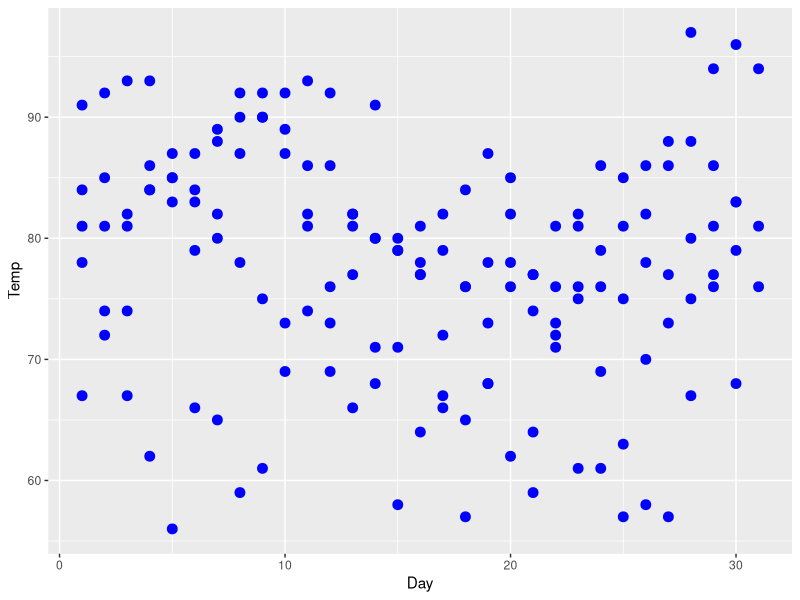
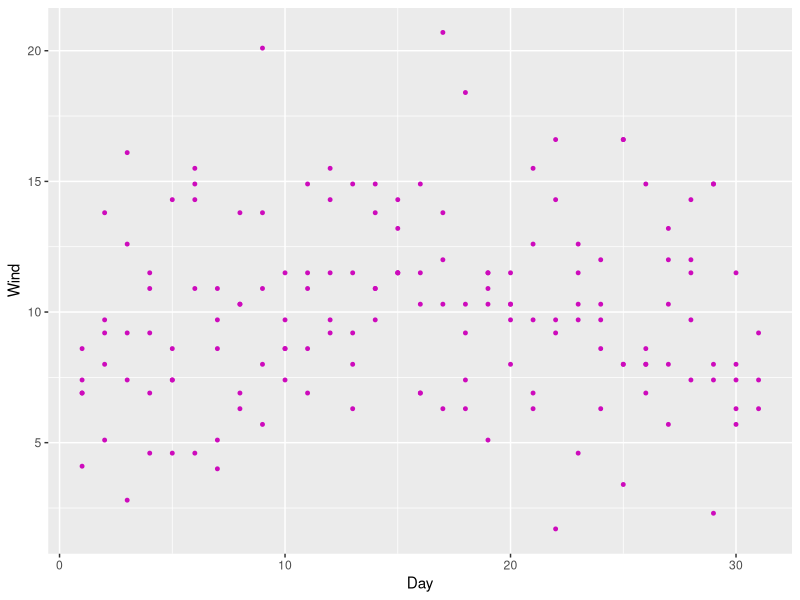
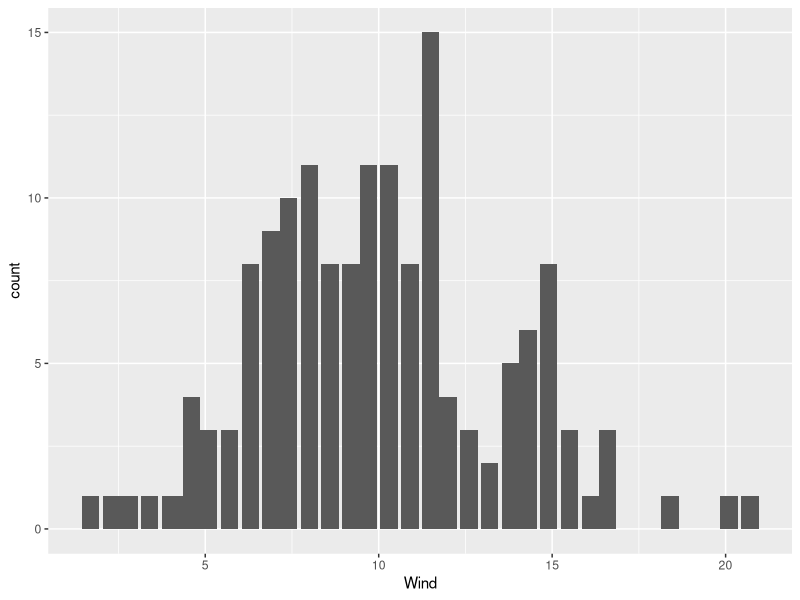
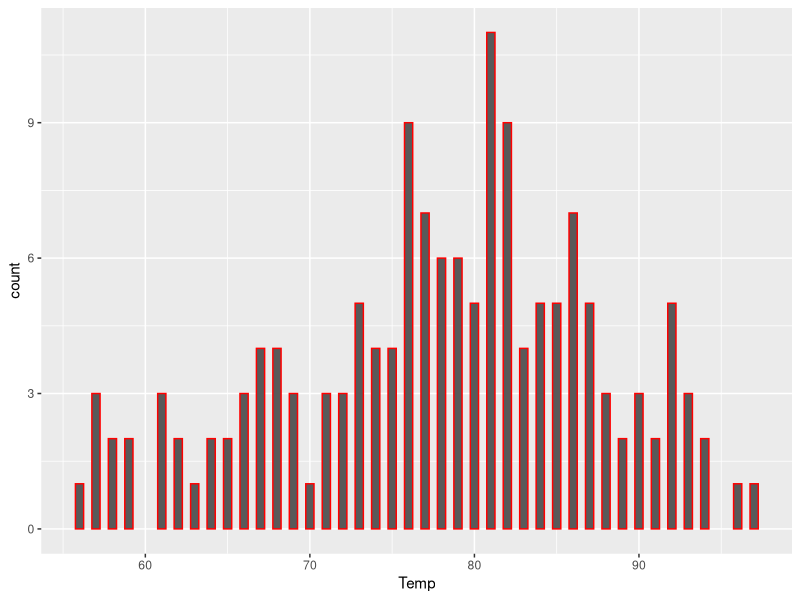
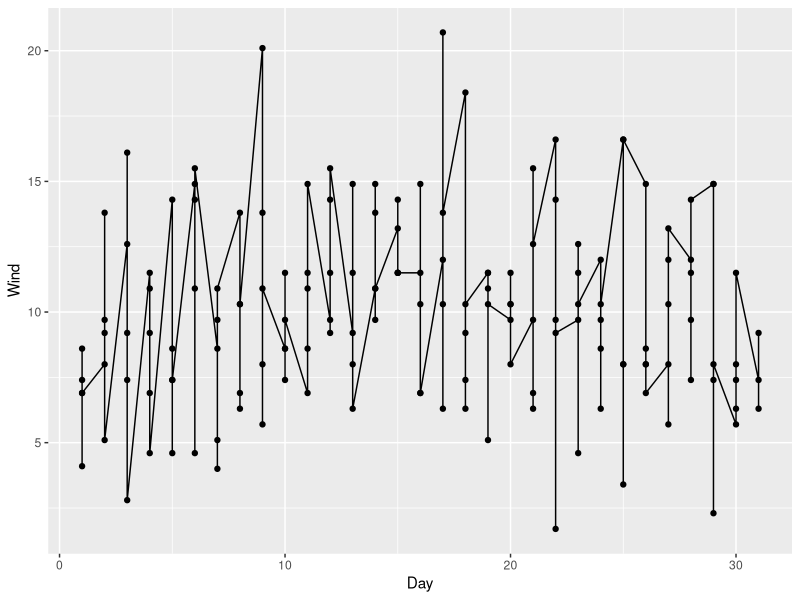
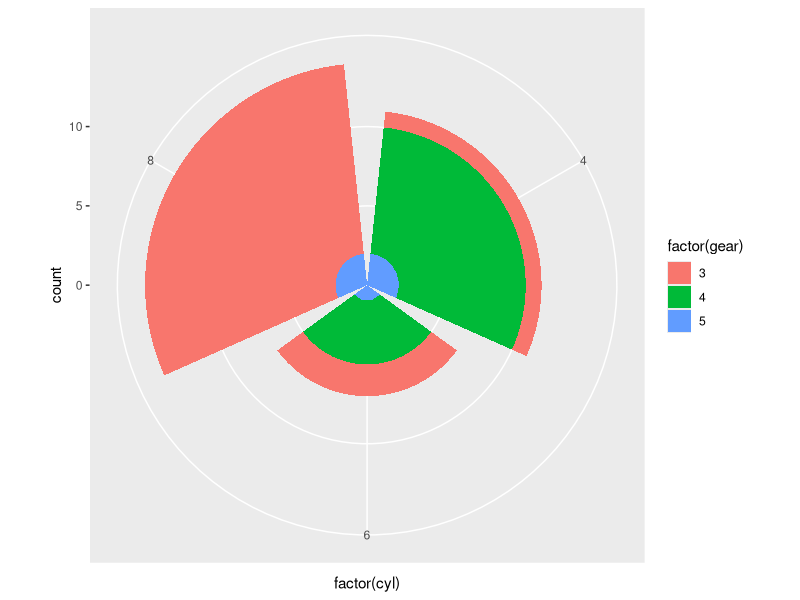
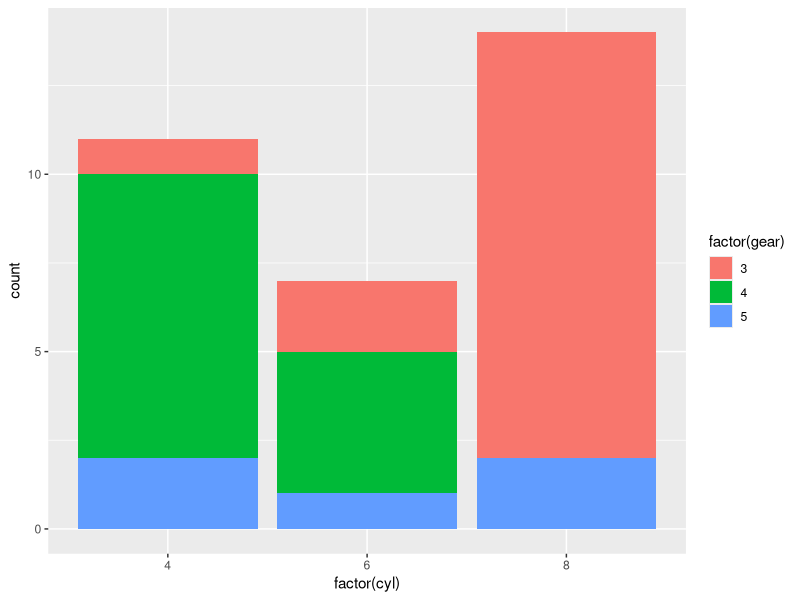
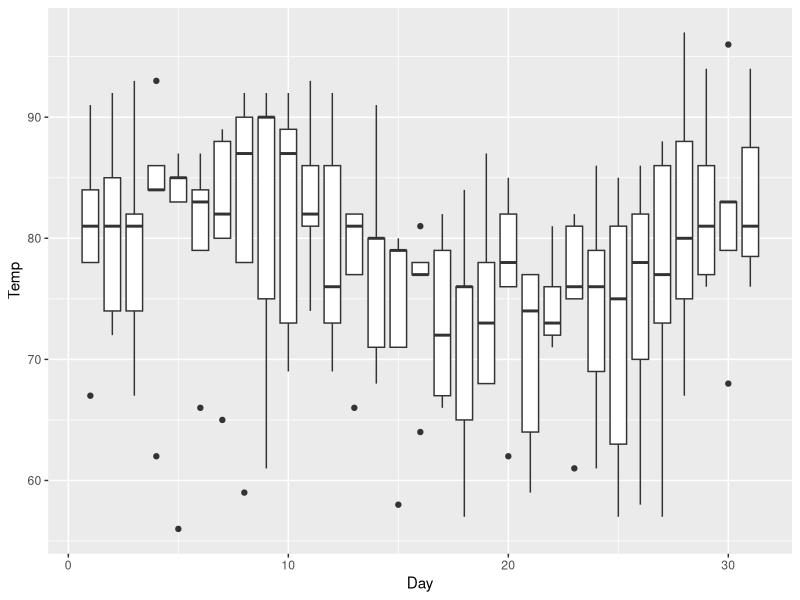

These charts were generated, in order, by the following R code:
install.packages('ggplot2')
library(ggplot2)

str(airquality)

ggplot(airquality, aes(x=Day, y=Temp)) + geom_point(size = 3, color = 'blue')
ggplot(airquality, aes(x=Day, y=Wind)) + geom_point(size = 1, color = '14')
ggplot(airquality, aes(x=Wind)) + geom_bar(width = 0.5)
ggplot(airquality, aes(x=Temp)) + geom_bar(width = 0.5, color = 'red')

ggplot(airquality, aes(x=Day, y=Wind)) + geom_line() + 
  geom_point()


ggplot(mtcars, aes(x = factor(cyl))) + geom_bar(aes(fill = factor(gear))) + coord_polar()
ggplot(mtcars, aes(x = factor(cyl))) + geom_bar(aes(fill = factor(gear)))

ggplot(airquality, aes(x = Day, y = Temp, group = Day)) + geom_boxplot()
ggplot(airquality, aes(x = Day, y = Temp, group = Temp)) + geom_boxplot()

str(economics)

ggplot(economics, aes(x = date, y = psavert)) + geom_line() + 
  geom_abline(intercept = 12.18671, slope = -0.14)


